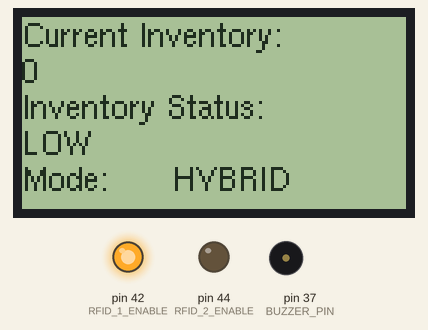
Bench run of a sketch on a simulated Arduino Mega 2560, built with avr-gcc and run on an emulated ATmega2560. On the bench: 128×64 one-colour display, output pins drawn as LEDs (lit = HIGH), buzzer (waves = sounding, pin HIGH). What the sketch prints to the serial monitor is not drawn.

Above: at 1.4 s.
At 38.9 s:
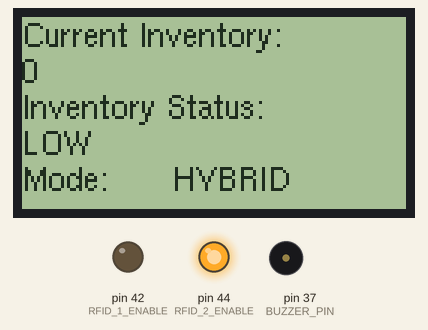
Timing chart, 0 to 40.0 s (numbered marks = the images above):
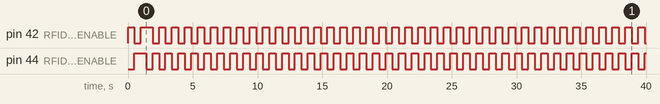

Measured:
- by itself, pin 42 (RFID_1_ENABLE): goes LOW 0.50 s, HIGH 0.89 s, 38 × (LOW 0.50 s, HIGH 0.50 s), then LOW
- by itself, pin 44 (RFID_2_ENABLE): repeats every 1.0 s: LOW 0.50 s, HIGH 0.50 s

The sketch:

Main_Code.ino
```cpp
#include <SoftwareSerial.h>

#define ENC_A 31
#define ENC_B 33
#define ENC_BUTTON 35
#define MODE_ADD 0
#define MODE_REMOVE 1
#define MODE_HYBRID 2
int mode = MODE_HYBRID;

int count = 0;
int min_inventory = 4;
#define BUZZER_PIN 37
//Front sensor enable pin
#define RFID_1_ENABLE 42
//Rear sensor enable pin
#define RFID_2_ENABLE 44
#define RFID_2_RX 66
#define SCAN_TIME 500

SoftwareSerial rfid2(RFID_2_RX, 3);

//Adapted from https://raw.githubusercontent.com/ellensp/rrd-glcd-tester/master/rrd-glcd-test.ino
#define DOGLCD_CS       16
#define DOGLCD_MOSI     17
#define DOGLCD_SCK      23
#include <SPI.h>
#include <U8glib.h>
U8GLIB_ST7920_128X64_1X u8g(DOGLCD_SCK, DOGLCD_MOSI, DOGLCD_CS);

void setup() {
  // put your setup code here, to run once:
  Serial.begin(9600);
  Serial.println("Start");
  Serial1.begin(9600);
  pinMode(BUZZER_PIN, OUTPUT);
  pinMode(ENC_A, INPUT_PULLUP);
  pinMode(ENC_B, INPUT_PULLUP);
  pinMode(ENC_BUTTON, INPUT_PULLUP);
  //Serial1.print("Test");
  initRFID();
  u8g.setFont(u8g_font_helvR08);
  u8g.setColorIndex(1);
}
byte inventory_status[] = {0, 0, 0, 0, 0, 0, 0, 0, 0, 0, 0, 0, 0, 0, 0, 0};
byte inventory_items = 15;
bool inventory_update = true;
void loop() {

  int inbound_tag = checkRFID2(); //Check for new tag being added
  int outbound_tag = checkRFID1(); //Check for tag being removed

  if (inbound_tag != -1) {
    Serial.print("Scanning in tag ");
    Serial.println(inbound_tag);
    //New tag read
    if (inventory_status[inbound_tag] != 1) {
      inventory_update = true;
      inventory_status[inbound_tag] = 1;
    }
  }

  if (outbound_tag != -1) {
    //Outbound tag read
    if (inventory_status[outbound_tag] != 0) {
      inventory_update = true;
      inventory_status[outbound_tag] = 0;
    }
  }

  if (inventory_update) {
    inventory_update = false;
    Serial.println("Inventory updated:");
    count = 0;
    for (int i = 0; i < inventory_items + 1; i++) {
      count += inventory_status[i];
    }
    Serial.print(count);
    Serial.println(" items");
    sendInventory(count, min_inventory);
    drawScreen(count);
  }
  /**
    if (Serial.available() > 0) {
    byte b = Serial.read();
    if (b == 'a' || b == 'A') {
      Serial.println("Add mode");
      mode = MODE_ADD;
    } else if (b == 'r' || b == 'R') {
      Serial.println("Remove mode");
      mode = MODE_REMOVE;
    }
    }
    int new_tag = checkRFID1();
    if (new_tag != -1) {
    //A tag was scanned.
    if (mode == MODE_ADD) {
      if (inventory_status[new_tag] != 1) {
        inventory_update = true;
      }
      inventory_status[new_tag] = 1;
    } else if (mode == MODE_REMOVE) {
      if (inventory_status[new_tag] != 0) {
        inventory_update = true;
      }
      inventory_status[new_tag] = 0;
    }
    }

    if (inventory_update) {
    inventory_update = false;
    Serial.println("Inventory updated:");
    count = 0;
    for (int i = 0; i < inventory_items+1; i++) {
      count += inventory_status[i];
    }
    Serial.print(count);
    Serial.println(" items");
    sendInventory(count, min_inventory);
    drawScreen(count);
    }

    if (digitalRead(ENC_BUTTON) == 0) {
    //Button pressed
    if (mode == MODE_REMOVE) {
      Serial.println("Add mode");
      mode = MODE_ADD;
      drawScreen(count);

    } else if (mode == MODE_ADD) {
      Serial.println("Remove mode");
      mode = MODE_REMOVE;
      drawScreen(count);

    }
    delay(15);
    while (digitalRead(ENC_BUTTON) == 0);
    }
  **/
}


void initRFID() {
  Serial3.begin(2400);
  rfid2.begin(2400);
  pinMode(RFID_1_ENABLE, OUTPUT);
  digitalWrite(RFID_1_ENABLE, HIGH);
  pinMode(RFID_2_ENABLE, OUTPUT);
  digitalWrite(RFID_2_ENABLE, HIGH);
}

byte tag[13];

//Front scanner
int checkRFID1() {
  //Enable the RFID sensor and give it time to power up
  digitalWrite(RFID_1_ENABLE, LOW);
  Serial3.flush();
  delay(SCAN_TIME);
  if (Serial3.available() >= 12) {
    Serial3.readBytes(tag, 12);
    Serial.print("Got tag on front scanner: ");
    for (int i = 0; i < 12; i++) {
      Serial.print(tag[i], HEX);
    }
    Serial.println();
    Serial.print("Tag is: ");
    int result = tag_search();
    Serial.println(result);
    beep();
    digitalWrite(RFID_1_ENABLE, HIGH);
    return result;
  }
  digitalWrite(RFID_1_ENABLE, HIGH);
  return -1;
}

int checkRFID2() {
  //Enable the RFID sensor and give it time to power up
  digitalWrite(RFID_2_ENABLE, LOW);
  rfid2.flush();
  delay(SCAN_TIME);
  if (rfid2.available() >= 12) {
    rfid2.readBytes(tag, 12);
    Serial.print("Got tag on rear scanner: ");
    for (int i = 0; i < 12; i++) {
      Serial.print(tag[i], HEX);
    }
    Serial.println();
    //Serial.print("Tag is: ");
    int result = tag_search();
    //Serial.println(result);
    beep();
    digitalWrite(RFID_2_ENABLE, HIGH);
    return result;
  }
  digitalWrite(RFID_2_ENABLE, HIGH);
  return -1;
}

void sendInventory(int value, int min_inv) {
  Serial1.print('a');
  Serial1.print(value);
  Serial1.print(",");
  Serial1.print(min_inv);
}

/*
  if(Serial1.available() > 0){
  Serial.write(Serial1.read());
  }
  if(Serial.available() > 0){
  byte b = Serial.read();
  Serial1.write(b);
  Serial.write(b);
  }
*/

byte tag_array[][14] = {
  {0x01, 0xA, 0x30, 0x38, 0x30, 0x30, 0x32, 0x46, 0x45, 0x35, 0x41, 0x32, 0xD}, //White tag
  {0x02, 0xA, 0x33, 0x35, 0x30, 0x32, 0x31, 0x44, 0x43, 0x36, 0x33, 0x32, 0xD}, //Blue keychain
  {0x03, 0xA, 0x31, 0x31, 0x30, 0x30, 0x36, 0x38, 0x43, 0x33, 0x43, 0x43, 0xD}, //White circle
  {0x04, 0xA, 0x30, 0x31, 0x30, 0x44, 0x35, 0x44, 0x45, 0x31, 0x43, 0x30, 0xD},
  {0x5, 0xA, 0x36, 0x30, 0x30, 0x30, 0x36, 0x31, 0x43, 0x39, 0x33, 0x35, 0xD}, //Sticker tags
  {0x6, 0xA, 0x36, 0x30, 0x30, 0x30, 0x36, 0x31, 0x45, 0x38, 0x32, 0x30, 0xD},
  {0x7, 0xA, 0x36, 0x30, 0x30, 0x30, 0x36, 0x31, 0x42, 0x30, 0x38, 0x41, 0xD},
  {0x8, 0xA, 0x36, 0x30, 0x30, 0x30, 0x36, 0x31, 0x45, 0x46, 0x44, 0x35, 0xD},
  {0x9, 0xA, 0x36, 0x30, 0x30, 0x30, 0x36, 0x31, 0x46, 0x41, 0x39, 0x35, 0xD},
  {0xA, 0xA, 0x36, 0x30, 0x30, 0x30, 0x36, 0x31, 0x43, 0x44, 0x45, 0x31, 0xD},
  {0xB, 0xA, 0x36, 0x30, 0x30, 0x30, 0x36, 0x31, 0x46, 0x41, 0x43, 0x31, 0xD},
  {0xC, 0xA, 0x36, 0x30, 0x30, 0x30, 0x36, 0x31, 0x35, 0x45, 0x30, 0x39, 0xD},
  {0xD, 0xA, 0x36, 0x30, 0x30, 0x30, 0x36, 0x31, 0x41, 0x43, 0x45, 0x35, 0xD},
  {0xE, 0xA, 0x36, 0x30, 0x30, 0x30, 0x36, 0x31, 0x45, 0x41, 0x31, 0x34, 0xD}, //End sticker tags
  {0xF, 0xA, 0x30, 0x38, 0x30, 0x30, 0x32, 0x45, 0x34, 0x43, 0x30, 0x45, 0xD} //White card #2
}; //Black circle

const int num_tags_in_array = 15;

/**
   Looks for match between current tag and stored tag ids.
   Returns tag ID number or -1 if no match found.
*/
int tag_search() {
  //Iterate over every recorded tag.
  for (int i = 0; i < num_tags_in_array; i++) {
    bool match = true;
    //Serial.print("Comparing to id ");
    //Serial.println(i);
    //Iterate over every byte
    for (int j = 0; j < 12; j++) {
      //If it doesn't match, then set match to false
      //j+1 is because the first byte is the tag ID.
      //Serial.print(tag[j]== tag_array[i][j+1]);
      //Serial.print(", ");
      //Serial.print(tag[j], HEX);
      //Serial.print(", ");
      //Serial.println(tag_array[i][j+1], HEX);
      if (tag[j] != tag_array[i][j + 1]) {
        match = false;
      }
    }
    //If it was a full match, return the tag id, the first byte
    if (match) {
      return tag_array[i][0];
    }
  }
  //No match found, return -1
  return -1;
}

void beep() {
  tone(BUZZER_PIN, 700, 10);
}


void drawScreen(int value) {
  u8g.firstPage();
  do {
    char cstr[16];
    u8g.drawStr(0, 10, "Current Inventory:");
    u8g.drawStr(0, 22, itoa(value, cstr, 10));
    u8g.drawStr(0, 34, "Inventory Status:");
    u8g.drawStr(0, 46, (value < min_inventory) ? "LOW" : "OK");
    u8g.drawStr(0, 58, "Mode:");
    u8g.drawStr(50, 58, (mode == MODE_HYBRID) ? "HYBRID" : ((mode == MODE_ADD) ? "ADD" : "REMOVE"));
  } while (u8g.nextPage());
}
```
